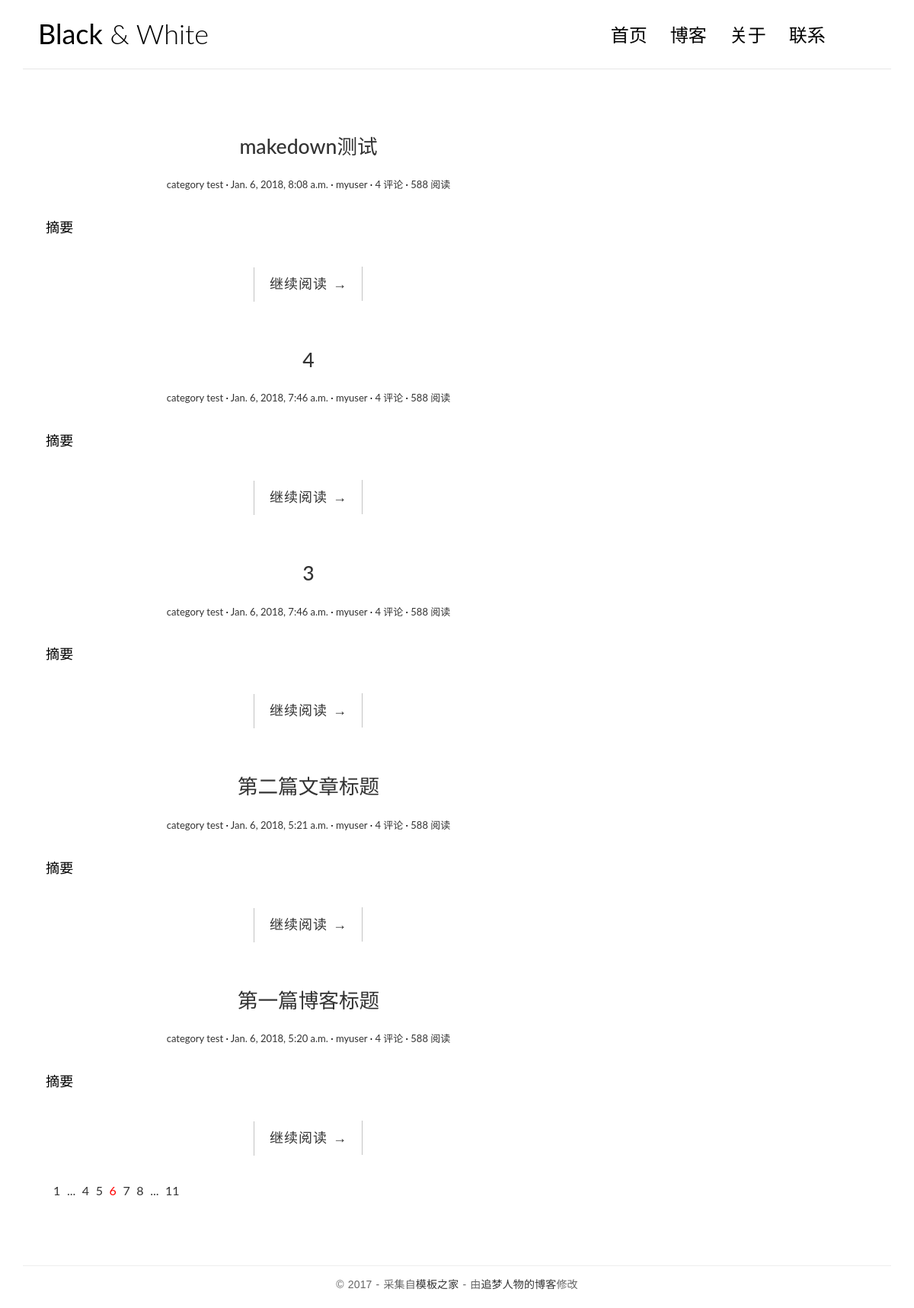
The page / on the database its author committed.
### blog/models.py (models this page shows, shortened)
class Post(models.Model):
    title=models.CharField(max_length=70)
    body=models.TextField()
    created_time=models.DateTimeField()
    modified_time=models.DateTimeField()
    excerpt=models.CharField(max_length=200,blank=True)
    category=models.ForeignKey(Category,on_delete=models.CASCADE)
    tags=models.ManyToManyField(Tag,blank=True)
    author=models.ForeignKey(User,on_delete=models.CASCADE)
    def __str__(self):
        return self.title
    def get_absolute_url(self):
        return reverse('blog:detail',kwargs={'pk':self.pk})

class Category(models.Model):
    name=models.CharField(max_length=100)

### blog/views.py (the view)
# urls.py: url(r'^$',views.index,name='index'),
def index(request):
    post_list=Post.objects.all().order_by('-created_time')
    return render(request,'blog/index.html',context={
        'post_list':post_list
    })

### templates/blog/index.html
{% extends 'base.html' %}
{% load staticfiles %}
{% block main %}
    {% for post in post_list %}
                    <article class="post post-{{ post_list }}">
                        <header class="entry-header">
                            <h1 class="entry-title">
                                <a href="{{ post.get_absolute_url }}">{{ post.title }}</a>
                            </h1>
                            <div class="entry-meta">
                                <span class="post-category"><a href="#">{{ post.category.name }}</a></span>
                                <span class="post-date"><a href="#"><time class="entry-date"
                                                                          datetime="{{ post.created_time }}">{{ post.created_time }}</time></a></span>
                                <span class="post-author"><a href="#">{{ post.author }}</a></span>
                                <span class="comments-link"><a href="#">4 评论</a></span>
                                <span class="views-count"><a href="#">588 阅读</a></span>
                            </div>
                        </header>
                        <div class="entry-content clearfix">
                            <p>摘要</p>
                            <div class="read-more cl-effect-14">
                                <a href="{{ post.get_absolute_url }}" class="more-link">继续阅读 <span class="meta-nav">→</span></a>
                            </div>
                        </div>
                    </article>
                {% empty %}
                    <div class="no-post">暂时还没有发布的文章！</div>
                {% endfor %}
    <div class="pagination">
                    <ul>
                        <li><a href="">1</a></li>
                        <li><a href="">...</a></li>
                        <li><a href="">4</a></li>
                        <li><a href="">5</a></li>
                        <li class="current"><a href="">6</a></li>
                        <li><a href="">7</a></li>
                        <li><a href="">8</a></li>
                        <li><a href="">...</a></li>
                        <li><a href="">11</a></li>
                    </ul>
                </div>
{% endblock main %}

### templates/base.html (shortened to what this page needs)
{% load staticfiles %}
<!DOCTYPE html>
<html>
<head>
    <link rel="stylesheet" href="http://code.ionicframework.com/ionicons/2.0.1/css/ionicons.min.css">
    <link rel="stylesheet" href="{% static 'blog/css/bootstrap.min.css' %}">
    <link rel="stylesheet" href="{% static 'blog/css/pace.css' %}">
    <link rel="stylesheet" href="{% static 'blog/css/custom.css' %}">
    <link rel="stylesheet" href="{% static 'blog/css/highlights/github.css' %}">
</head>
<body>
<div class="container">
    <header id="site-header">
        <div class="row">
            <div class="col-md-4 col-sm-5 col-xs-8">
                <div class="logo">
                    <h1><a href="index.html"><b>Black</b> &amp; White</a></h1>
                </div>
            </div>
            <div class="col-md-8 col-sm-7 col-xs-4">
                <nav class="main-nav" role="navigation">
                    <div class="collapse navbar-collapse" id="bs-example-navbar-collapse-1">
                        <ul class="nav navbar-nav navbar-right">
                            <li class="cl-effect-11"><a href="index.html" data-hover="首页">首页</a></li>
                            <li class="cl-effect-11"><a href="full-width.html" data-hover="博客">博客</a></li>
                            <li class="cl-effect-11"><a href="about.html" data-hover="关于">关于</a></li>
                            <li class="cl-effect-11"><a href="contact.html" data-hover="联系">联系</a></li>
                        </ul>
                    </div>
                </nav>
            </div>
        </div>
    </header>
</div>
<div class="content-body">
    <div class="container">
        <div class="row">
            <main class="col-md-8">
                {% block main %}
                {% endblock main %}
            </main>
            <aside class="col-md-4">
            </aside>
        </div>
    </div>
</div>
<footer id="site-footer">
    <div class="container">
        <div class="row">
            <div class="col-md-12">
                <p class="copyright">&copy 2017 - 采集自<a href="http://www.cssmoban.com/"
                                                        target="_blank" title="模板之家">模板之家</a>
                    - 由<a href="http://zmrenwu.com/" title="网页模板" target="_blank">追梦人物的博客</a>修改
                </p>
            </div>
        </div>
    </div>
</footer>
</body>
</html>

### blog/static/blog/css/custom.css (style rules this page uses)
* { outline: none; }
h1, h2, h3, h4, h5, h6 { margin-top: 0; }
b { font-weight: 400; }
a { color: #333; }
body { color: #444; font-family: 'Lato', sans-serif; }
p { font-family: 'Ubuntu', sans-serif; font-weight: 400; word-spacing: 1px; letter-spacing: 0.01em; }
#site-header { background-color: #FFF; padding: 25px 20px; margin-bottom: 40px; border-bottom: 1px solid #e7e7e7; }
.logo h1 a { color: #000; }
.logo h1 { margin: 0; font-family: 'Lato', sans-serif; font-weight: 300; }
.main-nav { margin-top: 11px; max-width: 95%; }
.main-nav a { color: #000000 !important; padding: 0 0 5px 0 !important; margin-right: 30px; font-family: 'Lato', sans-serif; font-weight: 300; font-size: 24px; }
.cl-effect-11 a { padding: 10px 0; color: #0972b4; text-shadow: none; }
.cl-effect-11 a::before { position: absolute; top: 0; left: 0; overflow: hidden; padding: 0 0 5px 0 !important; max-width: 0; border-bottom: 1px solid #000; color: #000; content: attr(data-hover); white-space: nowrap; -webkit-transition: max-width 0.5s; -moz-transition: max-width 0.5s; transition: max-width 0.5s; }
.content-body { padding-bottom: 4em; }
.post { background: #fff; padding: 30px 30px 0; }
.entry-title { text-align: center; font-size: 1.9em; margin-bottom: 20px; line-height: 1.6; padding: 10px 20px 0; }
.entry-meta { text-align: center; color: #DDDDDD; font-size: 13px; margin-bottom: 30px; }
.entry-content { font-size: 18px; line-height: 1.9; font-weight: 300; color: #000; }
.post-category::after, .post-date::after, .post-author::after, .comments-link::after { content: ' ·'; color: #000; }
.read-more { font-family: 'Ubuntu', sans-serif; font-weight: 400; word-spacing: 1px; letter-spacing: 0.01em; text-align: center; margin-top: 20px; }
.cl-effect-14 a { padding: 0 20px; height: 45px; line-height: 45px; position: relative; display: inline-block; margin: 15px 25px; letter-spacing: 1px; font-weight: 400; text-shadow: 0 0 1px rgba(255, 255, 255, 0.3); }
.cl-effect-14 a::before, .cl-effect-14 a::after { position: absolute; width: 45px; height: 1px; background: #C3C3C3; content: ''; -webkit-transition: all 0.3s; -moz-transition: all 0.3s; transition: all 0.3s; pointer-events: none; }
.cl-effect-14 a::before { top: 0; left: 0; -webkit-transform: rotate(90deg); -moz-transform: rotate(90deg); transform: rotate(90deg); -webkit-transform-origin: 0 0; -moz-transform-origin: 0 0; transform-origin: 0 0; }
.cl-effect-14 a::after { right: 0; bottom: 0; -webkit-transform: rotate(90deg); -moz-transform: rotate(90deg); transform: rotate(90deg); -webkit-transform-origin: 100% 0; -moz-transform-origin: 100% 0; transform-origin: 100% 0; }
#site-footer { padding-top: 10px; padding: 0 0 1.5em 0; }
.copyright { text-align: center; padding-top: 1em; margin: 0; border-top: 1px solid #eee; color: #666; }
.pagination ul { list-style: none; }
.pagination ul li { display: inline-block; font-size: 16px; margin-right: 5px; }
.current a { color: red; }

### rows shown on the page
Post: title "makedown测试", category.name "category test", created_time "Jan. 6, 2018, 8:08 a.m.", author "myuser"
Post: title "4", category.name "category test", created_time "Jan. 6, 2018, 7:46 a.m.", author "myuser"
Post: title "3", category.name "category test", created_time "Jan. 6, 2018, 7:46 a.m.", author "myuser"
Post: title "第二篇文章标题", category.name "category test", created_time "Jan. 6, 2018, 5:21 a.m.", author "myuser"
Post: title "第一篇博客标题", category.name "category test", created_time "Jan. 6, 2018, 5:20 a.m.", author "myuser"
